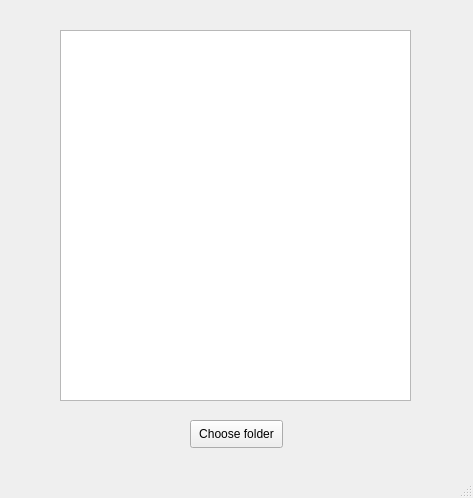
<?xml version="1.0" encoding="UTF-8"?>
<ui version="4.0">
 <class>MainWindow</class>
 <widget class="QMainWindow" name="MainWindow">
  <property name="geometry">
   <rect>
    <x>0</x>
    <y>0</y>
    <width>473</width>
    <height>498</height>
   </rect>
  </property>
  <property name="windowTitle">
   <string>MainWindow</string>
  </property>
  <widget class="QWidget" name="centralwidget">
   <widget class="QPushButton" name="btnBrowse">
    <property name="geometry">
     <rect>
      <x>190</x>
      <y>420</y>
      <width>93</width>
      <height>28</height>
     </rect>
    </property>
    <property name="text">
     <string>Choose folder</string>
    </property>
   </widget>
   <widget class="QListWidget" name="listWidget">
    <property name="geometry">
     <rect>
      <x>60</x>
      <y>30</y>
      <width>351</width>
      <height>371</height>
     </rect>
    </property>
   </widget>
  </widget>
  <widget class="QMenuBar" name="menubar">
   <property name="geometry">
    <rect>
     <x>0</x>
     <y>0</y>
     <width>473</width>
     <height>26</height>
    </rect>
   </property>
  </widget>
  <widget class="QStatusBar" name="statusbar"/>
 </widget>
 <resources/>
 <connections/>
</ui>
